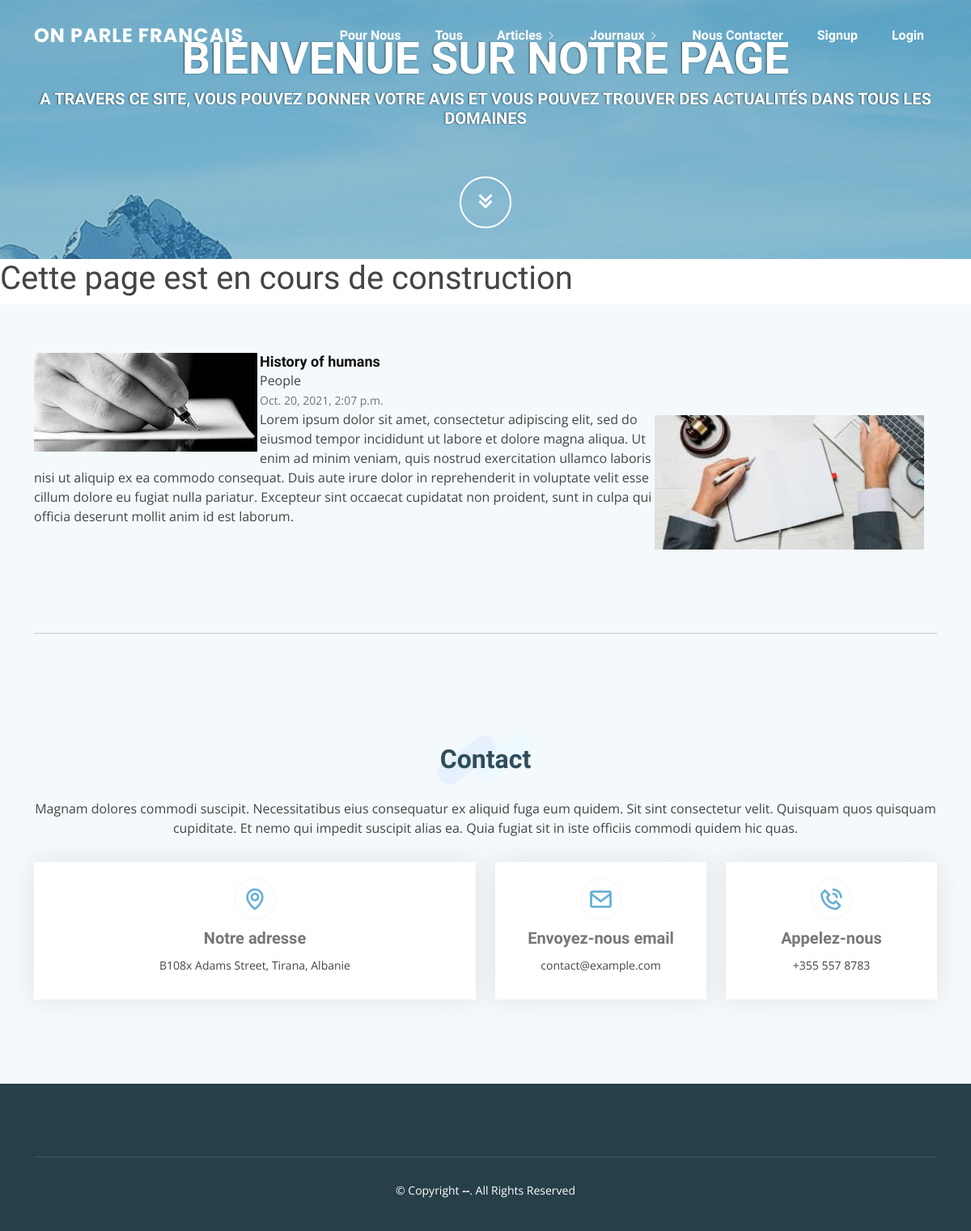
The app's page /single/History-of-humans with its own data.
### articles/models.py (models this page shows, shortened)
class Article(models.Model):
    HEALTH = 'HL'
    ACTUALITY = 'ACT'
    SPORT = 'SP'
    POLITICS = 'POL'
    BUSINESS = 'BNS'
    ENTERTAINMENT = 'ENTM'
    HISTORY = 'HS'
    LITERATURE = 'LTR'
    CATEGORY_ARTICLE_CHOICES = [
        (HEALTH, 'Health'),
        (ACTUALITY, 'Actuality'),
        (SPORT, 'Sport'),
        (POLITICS, 'Politics'),
        (ENTERTAINMENT, 'Entertainment'),
        (HISTORY, 'History'),
        (LITERATURE, 'Literature'),
    ]
    category = models.CharField(
        max_length=4,
        choices=CATEGORY_ARTICLE_CHOICES,
        default=ACTUALITY,
    )
    title = models.CharField(max_length=1024)
    authors = models.CharField(max_length=1024)
    content = models.TextField()
    authors_image = models.ImageField(upload_to='images/', max_length=100, null=True, blank=True)
    content_image = models.ImageField(upload_to='images/', max_length=100, null=True, blank=True)
    created_at = models.DateTimeField(auto_now_add=True)
    slug = models.SlugField(max_length=1024, null=True, blank=True)
    class Meta:
        ordering = ('-created_at',)
    @property
    def authors_image_url(self):
        if self.authors_image and hasattr(self.authors_image, 'url'):
            return self.authors_image.url
        else:
            return "/static/img/authors_default_image.jpg"
    @property
    def content_image_url(self):
        if self.content_image and hasattr(self.content_image, 'url'):
            return self.content_image.url
        else:
            return "/static/img/content_default_image.jpg"

### articles/views.py (the view)
# urls.py: path('single/<slug:slug>', views.ArticleDetailView.as_view(), name='single_article'),
class ArticleDetailView(DetailView):
    template_name = "articles/single_article.html"
    queryset = Article.objects.all()
    context_object_name = "item"

### articles/templates/articles/single_article.html (shortened to what this page needs)
{% extends 'articles/base.html' %}
{% load static %}
{% block content %}
<section id="testimonials" class="testimonials section-bg">
  <div class="container">
    <div class="row">
      <div class="col-lg-12" data-aos="fade-up" data-aos-delay="100">
        <div class="testimonial-item">
          <img
            src="{{ item.authors_image_url }}"
            class="testimonial-img"
            alt=""
          />
          <img
            src="{{ item.content_image_url }}"
            class="testimonial-content-img"
            alt="content-img"
          />
          <h3>{{ item.title }}</h3>
          {{ item.authors }}
          <br />
          <small class="text-muted">{{item.created_at}}</small>
          <br />
          {{ item.content }}
        </div>
        <hr />
      </div>
    </div>
  </div>
</section>
{% endblock content %}

### articles/templates/articles/base.html (shortened to what this page needs)
{% load static %}
<!DOCTYPE html>
<html lang="en">
<head>
    <link rel="stylesheet" href=" {% static 'css/style.css' %} ">
    <link href="{% static 'vendor/aos/aos.css' %}" rel="stylesheet">
    <link href="{% static 'vendor/bootstrap/css/bootstrap.min.css' %}" rel="stylesheet">
    <link href="{% static 'vendor/bootstrap-icons/bootstrap-icons.css' %}" rel="stylesheet">
    <link href="{% static 'vendor/boxicons/css/boxicons.min.css' %}" rel="stylesheet">
    <link href="{% static 'vendor/glightbox/css/glightbox.min.css' %}" rel="stylesheet">
    <link href="{% static 'vendor/swiper/swiper-bundle.min.css' %}" rel="stylesheet">
    <link rel="stylesheet" type="text/css" href="{% static 'css/style.css' %}">
  </head>
  <body>
    {% include 'articles/header.html' %}
    <main id="main">
        <h1>
          Cette page est en cours de construction
        </h1>
        {% block content %}
        {% endblock %}
      <section id="contact" class="contact section-bg">
        <div class="container" data-aos="fade-up">
          <div class="section-title">
            <h2>Contact</h2>
            <p>Magnam dolores commodi suscipit. Necessitatibus eius consequatur ex aliquid fuga eum quidem. Sit sint consectetur velit. Quisquam quos quisquam cupiditate. Et nemo qui impedit suscipit alias ea. Quia fugiat sit in iste officiis commodi quidem hic quas.</p>
          </div>
          <div class="row">
            <div class="col-lg-6">
              <div class="info-box mb-4">
                <i class="bx bx-map"></i>
                <h3>Notre adresse</h3>
                <p>B108x Adams Street, Tirana, Albanie</p>
              </div>
            </div>
            <div class="col-lg-3 col-md-6">
              <div class="info-box  mb-4">
                <i class="bx bx-envelope"></i>
                <h3>Envoyez-nous email</h3>
                <p>contact@example.com</p>
              </div>
            </div>
            <div class="col-lg-3 col-md-6">
              <div class="info-box  mb-4">
                <i class="bx bx-phone-call"></i>
                <h3>Appelez-nous</h3>
                <p>+355 557 8783</p>
              </div>
            </div>
          </div>
        </div>
    </main>
    <footer id="footer">
      <div class="footer-top">
      </div>
      <div class="container">
        <div class="copyright">
          &copy; Copyright <strong><span>--</span></strong>. All Rights Reserved
        </div>
        <div class="credits">
        </div>
      </div>
    </footer>
  </body>
</html>

### articles/templates/articles/header.html (shortened to what this page needs)
<header id="header" class="fixed-top header-transparent">
  <div class="container d-flex align-items-center justify-content-between">
    <div class="logo">
      <h1 class="text-light">
        <a href="{% url 'articles:index' %}"><span>On parle francais</span></a>
      </h1>
    </div>
    <nav id="navbar" class="navbar">
      <ul>
        <li>
          <a class="nav-link scrollto" href="{% url 'articles:about_us' %}"
            >Pour Nous</a
          >
        </li>
        <li>
          <a class="nav-link scrollto" href="{% url 'articles:index' %}"
            >Tous</a
          >
        </li>
        <li class="dropdown">
          <a href="#"
            ><span>Articles</span> <i class="bi bi-chevron-right"></i
          ></a>
        </li>
        <li class="dropdown">
          <a href="#"
            ><span>Journaux</span> <i class="bi bi-chevron-right"></i
          ></a>
        </li>
        <li><a class="nav-link scrollto" href="#contact">Nous Contacter</a></li>
        {% if not request.user.is_authenticated %}
        <li>
          <a class="nav-link scrollto" href=" {% url 'articles:signup' %} "
            >Signup</a
          >
        </li>
        {% endif %}
        {% if request.user.is_authenticated %}
        <li class="nav-link scrollto">
          <span style="color: cornsilk">{{ request.user.username }}</span>
        </li>
        <li>
          <a class="nav-link scrollto" href=" {% url 'articles:logout' %} "
            >Logout</a
          >
        </li>
        {% else %}
        <li>
          <a class="nav-link scrollto" href=" {% url 'articles:login' %} "
            >Login</a
          >
        </li>
        {% endif %}
      </ul>
    </nav>
  </div>
</header>
<section id="hero">
  <div class="hero-container" data-aos="fade-up">
    <h1>Bienvenue sur notre page</h1>
    <h2>
      A travers ce site, vous pouvez donner votre avis et vous pouvez trouver
      des actualités dans tous les domaines
    </h2>
    <a href="{% url 'articles:index' %}" class="btn-get-started scrollto"
      ><i class="bx bx-chevrons-down"></i
    ></a>
  </div>
</section>

### static/css/style.css (style rules this page uses)
body { font-family: "Open Sans", sans-serif; color: #444444; }
a { text-decoration: none; color: #67b0d1; }
h1, h2, h3, h4, h5, h6 { font-family: "Raleway", sans-serif; }
#main { margin-top: 90px; }
#header { transition: all 0.5s; z-index: 997; transition: all 0.5s; padding: 24px 0; background: rgba(103, 176, 209, 0.8); }
#header.header-transparent { background: transparent; }
#header .logo h1 { font-size: 24px; margin: 0; line-height: 1; font-weight: 700; letter-spacing: 1px; font-family: "Poppins", sans-serif; text-transform: uppercase; }
#header .logo h1 a, #header .logo h1 a:hover { color: #fff; text-decoration: none; }
.navbar { padding: 0; }
.navbar ul { margin: 0; padding: 0; display: flex; list-style: none; align-items: center; }
.navbar li { position: relative; }
.navbar a, .navbar a:focus { display: flex; align-items: center; justify-content: space-between; padding: 8px 16px; margin-left: 10px; font-family: "Raleway", sans-serif; font-size: 16px; font-weight: 700; color: #fff; white-space: nowrap; transition: 0.3s; }
.navbar a i, .navbar a:focus i { font-size: 12px; line-height: 0; margin-left: 5px; }
#hero { width: 100%; height: 40vh; background: linear-gradient(rgba(55, 142, 181, 0.5), rgba(55, 142, 181, 0.2)), url("/static/img/hero-bg.jpg") top center; background-size: cover; position: relative; margin-bottom: -90px; }
#hero .hero-container { position: absolute; bottom: 0; top: 0; left: 0; right: 0; display: flex; justify-content: center; align-items: center; flex-direction: column; text-align: center; }
#hero h1 { margin: 10px 0 10px 0; padding-top: 5px; font-size: 55px; font-weight: 700; line-height: 56px; text-transform: uppercase; color: #fff; text-shadow: -1px 0 2px #2f4d5a; }
#hero h2 { color: #fff; margin-bottom: 50px; font-size: 20px; text-transform: uppercase; font-weight: 700; text-shadow: -1px 0 2px #2f4d5a; }
#hero .btn-get-started { font-size: 36px; display: inline-block; padding: 4px 0; border-radius: 50px; transition: 0.3s ease-in-out; margin: 10px; width: 64px; height: 64px; text-align: center; border: 2px solid #fff; color: #fff; }
@media (min-width: 1024px) { #hero { background-attachment: fixed; } }
section { padding: 60px 0; overflow: hidden; }
.section-bg { background-color: #f4f9fc; }
.section-title { text-align: center; padding-bottom: 30px; }
.section-title h2 { font-size: 32px; font-weight: bold; position: relative; margin-bottom: 30px; color: #2f4d5a; z-index: 2; }
.section-title h2::after { content: ""; position: absolute; left: 50%; top: 50%; transform: translate(-50%, -50%); width: 122px; height: 66px; background: url(../img/section-title-bg.png) no-repeat; z-index: -1; }
.section-title p { margin-bottom: 0; }
.testimonials .testimonial-item { box-sizing: content-box; text-align:left; min-height: 320px; padding-bottom: 10px; }
.testimonials .testimonial-item .testimonial-img { width: 25%; border-radius: 0; float: left; margin: 15px, 5px 0px, 0px; padding-right: 3px; }
.testimonials .testimonial-item .testimonial-content-img { width: 30%; border-radius: 0; float: right; margin: 75px 15px 0px 0px; padding: 2px 1px 0px 1px ; }
.testimonials .testimonial-item h3 { font-size: 18px; font-weight: bold; margin: 0 0 0; color: #111; }
.contact { padding-bottom: 80px; }
.contact .info-box { color: #444444; background: #fff; text-align: center; box-shadow: 0 0 30px rgba(214, 215, 216, 0.6); padding: 20px 0 30px 0; }
.contact .info-box i { font-size: 32px; color: #67b0d1; border-radius: 50%; padding: 8px; border: 2px dotted #f0f7fa; }
.contact .info-box h3 { font-size: 20px; color: #777777; font-weight: 700; margin: 10px 0; }
.contact .info-box p { padding: 0; line-height: 24px; font-size: 14px; margin-bottom: 0; }
#footer { background: #263f49; padding: 0 0 30px 0; color: #fff; font-size: 14px; }
#footer .footer-top { padding: 60px 0 30px 0; }
#footer .copyright { border-top: 1px solid #385b6b; text-align: center; padding-top: 30px; }
#footer .credits { padding-top: 10px; text-align: center; font-size: 13px; color: #fff; }

### records on screen
Article: title "History of humans", authors "People", created_at "Oct. 20, 2021, 2:07 p.m.", content "Lorem ipsum dolor sit amet, consectetur adipiscing elit, sed do eiusmod tempor incididunt ut labore et dolore magna aliqua. Ut enim ad minim veniam, quis nostrud exercitation ullamco laboris nisi ut aliquip ex ea commodo consequat. Duis aute irure dolor in reprehenderit in voluptate velit esse cillum dolore eu fugiat nulla pariatur. Excepteur sint occaecat cupidatat non proident, sunt in culpa qui officia deserunt mollit anim id est laborum."
